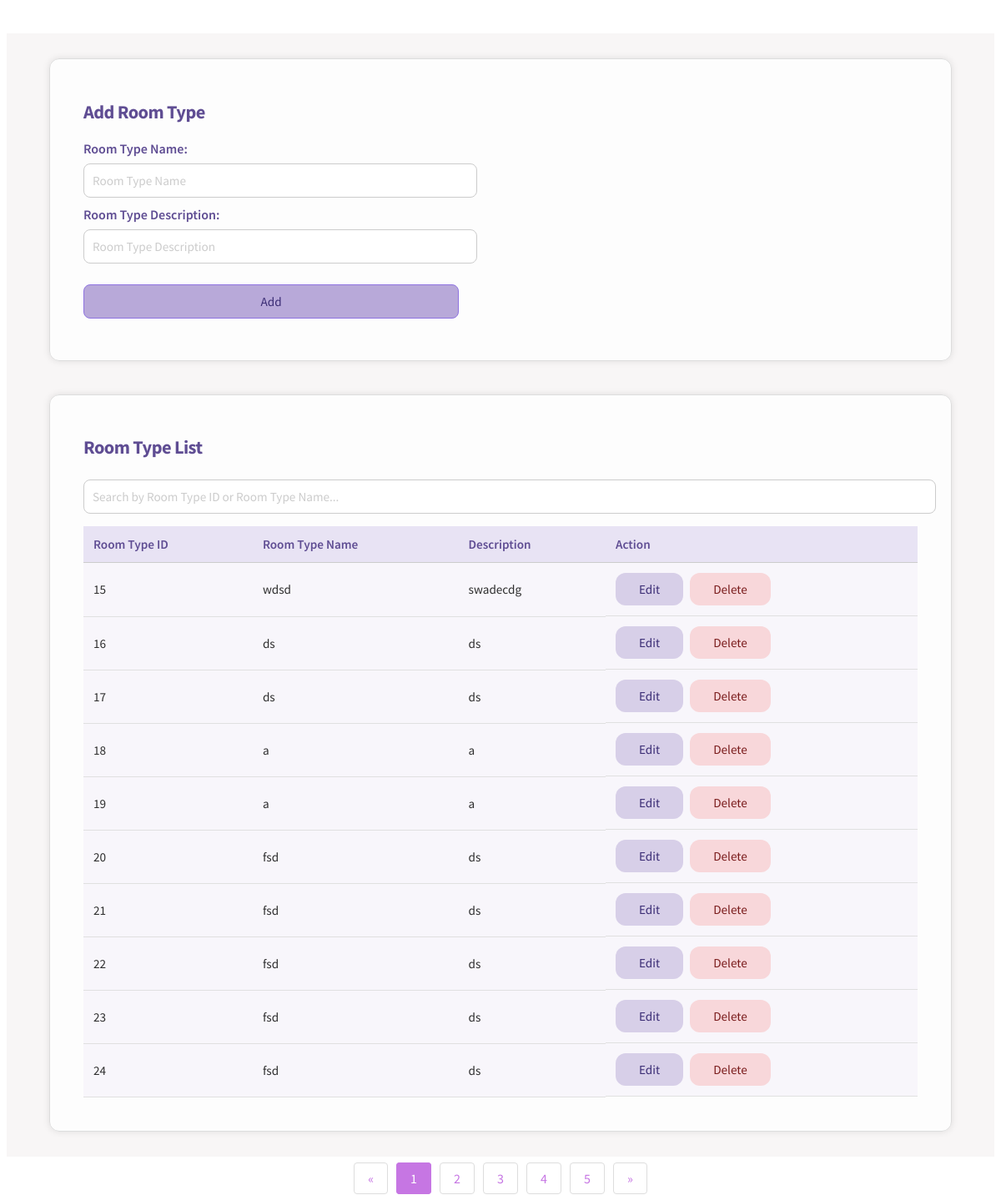
Before: /room-type.php with the older database file.
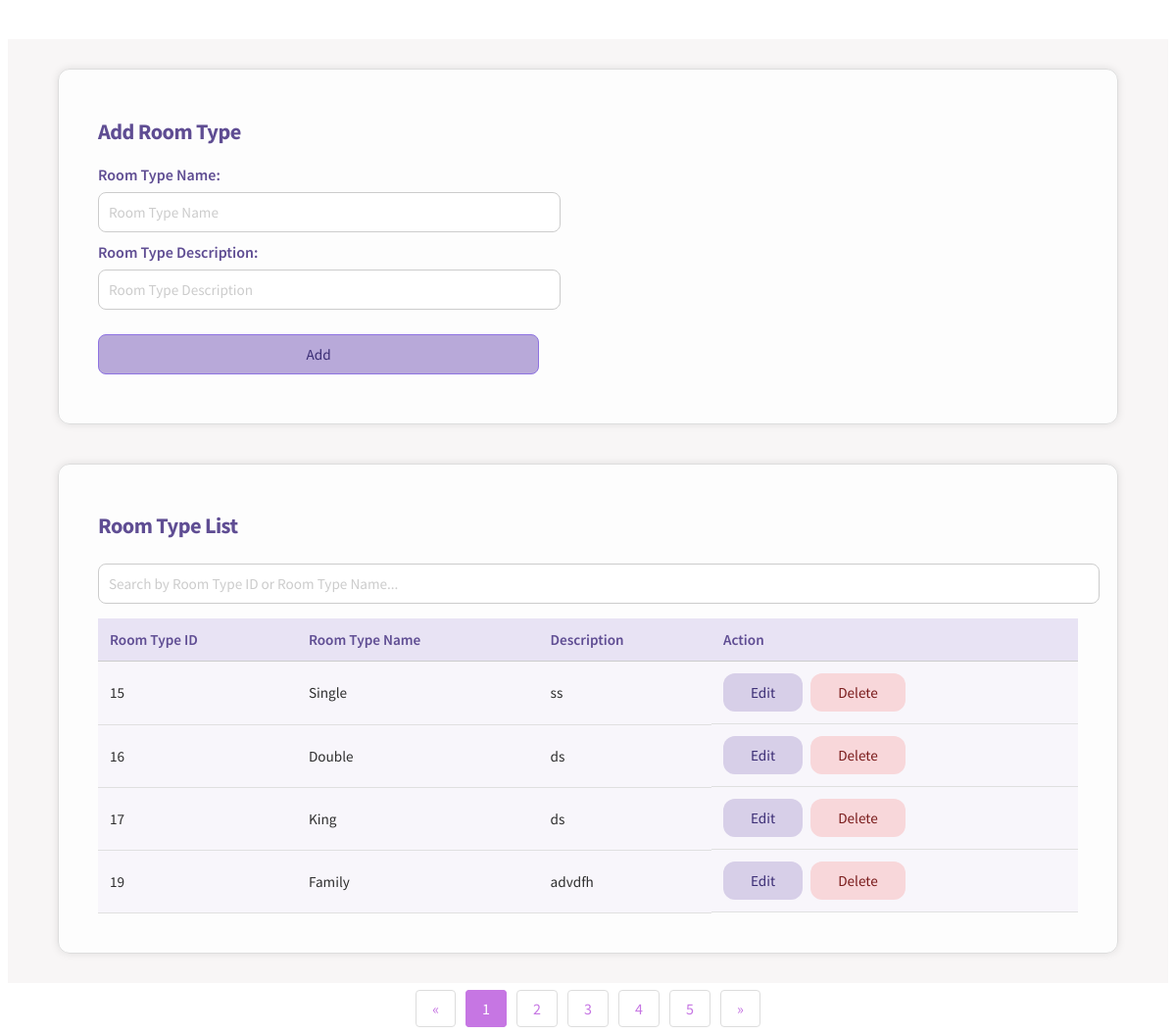
After: the same page with the newer database file.
### tables this page shows
CREATE TABLE ROOM_TYPE(
ROOM_TYPE_ID INTEGER  NOT NULL PRIMARY KEY AUTOINCREMENT,
ROOM_TYPE_NAME TEXT NOT NULL,
ROOM_TYPE_DESCRIPTION TEXT NOT NULL
);

### functions.php (the view, shortened to what this page needs)
<?php
function createDB()
{
    $db = new SQLite3('hotelSQL.db');
    $db->exec("PRAGMA foreign_keys = ON");
    return $db;
}
function RoomTypeList($editingId = null)
{
    $db = createDB();
    $select_query = "SELECT * FROM ROOM_TYPE";
    $result = $db->query($select_query);
    while ($row = $result->fetchArray(SQLITE3_ASSOC)) {
        if ($editingId == $row['ROOM_TYPE_ID']) {
            echo "<form method='post'><tr>";
            echo "<td>" . $row['ROOM_TYPE_ID'] . "</td>";
            echo "<td>
                    <input type='hidden' name='room-type-id' value='" . $row['ROOM_TYPE_ID'] . "'>
                    <input type='text' name='room-type-name' value='" . htmlspecialchars($row['ROOM_TYPE_NAME']) . "' required>
                  </td>";
            echo "<td>
                    <input type='text' name='room-type-desc' value='" . htmlspecialchars($row['ROOM_TYPE_DESCRIPTION']) . "' required>
                  </td>";
            echo "<td>
                    <input type='submit' class='submit-btn' name='save' value='Save'>
                    <input type='submit' class='delete-button-in-list' name='cancel' value='Cancel'>
                  </td>";
            echo "</tr></form>";
        } else {
            echo "<form method='post'><tr>";
            echo "<td>" . $row['ROOM_TYPE_ID'] . "</td>";
            echo "<td>" . $row['ROOM_TYPE_NAME'] . "</td>";
            echo "<td>" . $row['ROOM_TYPE_DESCRIPTION'] . "</td>";
            echo "<td>
                    <input type='hidden' name='room-type-id' value='" . $row['ROOM_TYPE_ID'] . "'>
                    <input type='submit' class='edit-button-in-list' name='edit' value='Edit'>
                    <input type='submit' class='delete-button-in-list' name='delete' value='Delete'>
                  </td>";
            echo "</tr></form>";
        }
    }
}
?>

### room-type.php (shortened to what this page needs)
<!DOCTYPE html>
<html lang="en">
<head>
    <link rel="stylesheet" href="style.css" />
</head>
<?php
require_once("functions.php");
$editingId = null;
?>
<body onload="loadNavbar()">
    <div class="main_content">
        <section class="add-container">
            <h2>Add Room Type</h2>
            <div class="base-form">
                <form autocomplete="off" method="post">
                    <div class="base-form">
                        <div>
                            <label for="room-type-name"> Room Type Name: </label>
                            <input type="text" id="room-type-name"  placeholder="Room Type Name" name="room-type-name" required>
                        </div>
                        <div>
                            <label for="room-type-desc"> Room Type Description: </label>
                            <input type="text" id="room-type-desc"  placeholder="Room Type Description" name="room-type-desc" required>
                        </div>
                        <input type="submit" class="submit-btn" name="add" value="Add">
                </form>
            </div>
        </section>
        <br /><br />
        <section class="add-container">
            <h2>Room Type List</h2>
            <div class="search-bar">
                <input type="text" id="searchInput" placeholder="Search by Room Type ID or Room Type Name..."
                    autocomplete="off" onkeyup="filterRoomTypeList(this)">
            </div>
            <table class="base-table">
                <thead>
                    <tr>
                        <th>Room Type ID</th>
                        <th>Room Type Name</th>
                        <th>Description</th>
                        <th>Action</th>
                    </tr>
                </thead>
                <tbody>
                    <?php RoomTypeList($editingId); ?>
                </tbody>
            </table>
        </section>
    </div>
    <ul class="pagination">
        <li><a href="#">&laquo;</a></li>
        <li class="active"><a href="#">1</a></li>
        <li><a href="#">2</a></li>
        <li><a href="#">3</a></li>
        <li><a href="#">4</a></li>
        <li><a href="#">5</a></li>
        <li><a href="#">&raquo;</a></li>
    </ul>
</body>
</html>

### style.css (style rules this page uses)
* { font-family: "Source Sans Pro", Helvetica, sans-serif; }
h2 { text-align: center; font-weight: 300; font-size: 2.5em; color: #000000; margin-bottom: 20px; letter-spacing: -0.025em; }
input::placeholder { color: #ccc; }
label { color: #000000; display: block; margin-bottom: 8px; }
input[type="text"], input[type="password"] { width: 90%; padding: 10px; border: 1px solid #ccc; border-radius: 8px; outline: none; }
.main_content { margin-top: 40px; padding: 30px; background: #f8f6f6; min-height: calc(100vh - 60px); color: #2e2e2e; }
.add-container { max-width: 1000px; margin: 0 auto; padding: 30px; background: #ffffffcc; border-radius: 12px; border: 1px solid #ddd; }
.add-container h2 { color: #5f4d93; font-size: 1.4rem; font-weight: 700; margin-bottom: 20px; text-align: left; }
.add-container { display: block; }
.search-bar { margin: 10px 0; padding: 5px 0; }
.search-bar input { display: block; width: 100%; padding: 6px 10px; border: 1px solid #ccc; }
.base-table { width: 100%; border-collapse: collapse; color: #2e2e2e; font-size: 0.95rem; background-color: #fff; }
.base-table thead { background-color: #e8e3f4; }
.base-table th { text-align: left; font-weight: 600; color: #5f4d93; padding: 12px; border-bottom: 1px solid #ccc; }
.base-table td { padding: 12px; border-bottom: 1px solid #e0e0e0; }
.base-table td:last-child { display: flex; justify-content: flex-start; align-items: center; gap: 8px; }
.base-table tr:nth-child(even) { background-color: #f8f6fb; }
.base-form { display: flex; flex-direction: column; gap: 10px; }
.base-form input { padding: 8px; border: 1px solid #ccc; border-radius: 6px; background-color: #fff; width: 450px; }
.submit-btn { margin-top: 15px; background-color: #d7cfe8; color: #3b2d75; padding: 10px 0; border: none; border-radius: 8px; width: 200px; }
.add-container { max-width: 1000px; padding: 30px 40px 40px 40px; margin: 0 auto; background: rgba(255, 255, 255, 0.8); border-radius: 12px; border: 1px solid #ddd; box-shadow: 0 0 8px rgba(0, 0, 0, 0.1); }
.add-container label { font-weight: 600; color: #5f4d93; }
.add-container input { padding: 10px; border: 1px solid #ccc; border-radius: 8px; font-size: 0.95rem; background-color: #fff; transition: border-color 0.3s, box-shadow 0.3s; }
.add-container .submit-btn { background-color: #b8a9d9; border-color: #8e73e1; outline: none; }
.add-container td input[type="submit"] { padding: 10px 28px; border: none; border-radius: 12px; font-size: 0.95rem; font-weight: 500; cursor: pointer; }
.add-container .edit-button-in-list { background-color: #d7cfe8; color: #3b2d75; }
.add-container .delete-button-in-list { background-color: #f8d7da; color: #7a1c1c; }
.pagination { display: flex; justify-content: center; list-style-type: none; padding: 0; }
.pagination li { margin: 0 5px; }
.pagination a { text-decoration: none; color: #c676e3; padding: 8px 16px; border: 1px solid #ddd; border-radius: 4px; }
.pagination .active a { background-color: #c676e3; color: #ffffff; border: 1px solid #c676e3; }

Changed rows visible on the page:
removed room_type: ROOM_TYPE_ID "18", ROOM_TYPE_NAME "a", ROOM_TYPE_DESCRIPTION "a"
removed room_type: ROOM_TYPE_ID "20", ROOM_TYPE_NAME "fsd", ROOM_TYPE_DESCRIPTION "ds"
removed room_type: ROOM_TYPE_ID "21", ROOM_TYPE_NAME "fsd", ROOM_TYPE_DESCRIPTION "ds"
removed room_type: ROOM_TYPE_ID "22", ROOM_TYPE_NAME "fsd", ROOM_TYPE_DESCRIPTION "ds"
removed room_type: ROOM_TYPE_ID "23", ROOM_TYPE_NAME "fsd", ROOM_TYPE_DESCRIPTION "ds"
removed room_type: ROOM_TYPE_ID "24", ROOM_TYPE_NAME "fsd", ROOM_TYPE_DESCRIPTION "ds"
changed room_type id 15: ROOM_TYPE_NAME "wdsd" → "Single"; ROOM_TYPE_DESCRIPTION "swadecdg" → "ss"
changed room_type id 16: ROOM_TYPE_NAME "ds" → "Double"
changed room_type id 17: ROOM_TYPE_NAME "ds" → "King"
changed room_type id 19: ROOM_TYPE_NAME "a" → "Family"; ROOM_TYPE_DESCRIPTION "a" → "advdfh"
